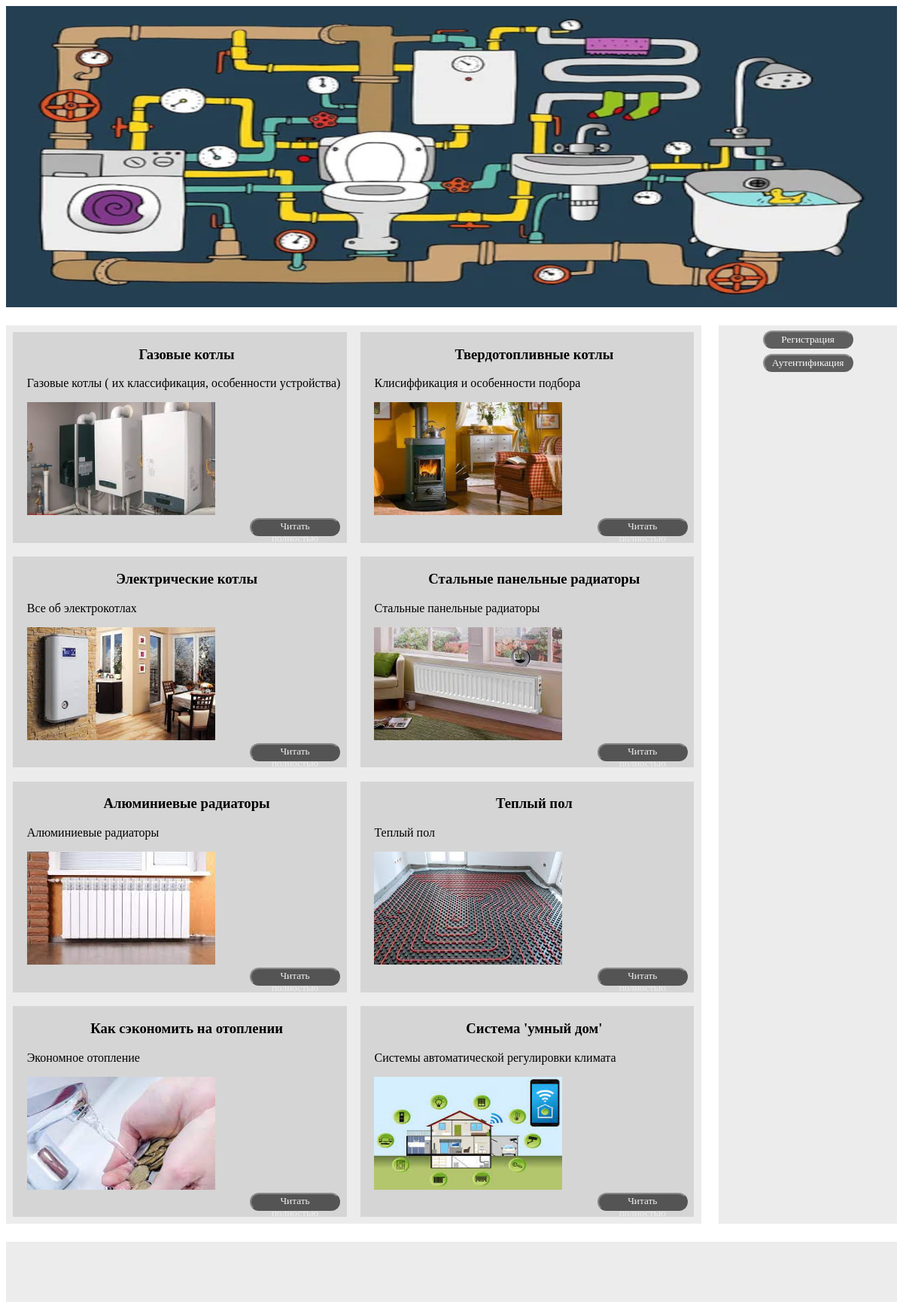
The page / on the database its author committed.
### tables this page shows
CREATE TABLE `info` (
  `id` int NOT NULL,
  `cat_title` varchar(50) DEFAULT '',
  `cid` int NOT NULL,
  `title` text,
  `url` text,
  `min_descr` text,
  `description` text NOT NULL,
  `image` varchar(30) DEFAULT NULL
);

### function/function_db.php (called while the page is built, shortened)
<?php
function connect() {
    $conn = mysqli_connect(SERVER, USER, PASSWORD, DB);
    if ($conn) {
        mysqli_set_charset($conn, 'utf8');
        return $conn;
    } else {
        exit("Connect error: ".mysqli_error($conn));
    }
}
$conn = connect();
function select($query) {
    global $conn;
    $result = [];
    $res = mysqli_query($conn, $query);
    if (mysqli_num_rows($res) > 0) {
        while ( $row = mysqli_fetch_assoc($res) ) {
            $result[] = $row;
        }
    }
    return $result;
}

### template/main.php (the view, shortened to what this page needs)
<?php
require_once 'function/function.php';
$out = '';
foreach( $result as $element) {
    $out .= '<article>';
    $out .= '<h3 style="text-align: center;">'.$element['title'].'</h3>';
    $out .= '<p>'.$element['min_descr'].'</p>';
    $out .= '<img src="/static/image/'.$element['image'].'" alt="'.$element['title'].'" width="250" height="150">';
    $out .= '<div id="read"><button type="button" class="read" onclick="window.location.href = \'/article/'.$element['url'].'\'">Читать полностью</button></div>';
    $out .= '</article>';
}
?>
<!DOCTYPE html>
<html lang="ru">
        <link rel="stylesheet" href="/style/template.css">
    <body>
        <header>
            <div id="background"></div>
        </header>
        <main>
            <div class="content">
                <aside>
                    <div>
                        <button type="button" class="btn" onclick="func(event)">Регистрация</button>
                        <button type="button" class="btn" onclick="func(event)">Аутентификация</button>
                    </div>
                </aside>
                <section>
                    <?php echo $out; ?>
                </section>
            </div>
        </main>
        <footer></footer>
    </body>
</html>

### index.php (shortened to what this page needs)
<?php
require_once 'function/function_db.php';
@$route = explode('/', $_GET['route']);
switch ($route) {
  case ($route[0] === ''):
    $query = 'select title, url, min_descr, image from info';
    $result = select($query);
    require_once 'template/main.php';
    break;
}

### style/template.css (style rules this page uses)
* { box-sizing: border-box; font-family:'Times New Roman', Times, serif; }
#background { width: 100%; height: 50vh; background-image: url('/static/background.jpg'); background-repeat: no-repeat; background-position: center; }
.content { width: 100%; min-height: 120vh; display: flex; flex-flow: row wrap; justify-content: space-between; }
aside { margin-top: 2%; flex-basis: 20%; order: 1; background-color: rgba(75, 73, 73, 0.1); }
aside > div { text-align: center; }
.btn, .btn_main, .btn_reset { margin-top: 3%; width: 10vw; height: 2vw; background-color: black; color: white; border-radius: 1vw; opacity: 0.6; }
section { flex-basis: 78%; margin-top: 2%; order: 0; background-color: rgba(75, 73, 73, 0.1); display: flex; flex-flow: row wrap; }
article { margin: 1%; padding-left: 2%; width: 48%; background-color: rgba(10, 10, 10, 0.1); }
#read { display: flex; flex-flow: row nowrap; justify-content: flex-end; }
.read { margin-right: 2%; margin-bottom: 2%; width: 10vw; height: 2vw; background-color: black; color: white; border-radius: 1vw; opacity: 0.6; }
footer { width: 100%; height: 10vh; margin-top: 2%; background-color: rgba(75, 73, 73, 0.1); }

### rows shown on the page
info: title "Газовые котлы", min_descr "Газовые котлы ( их классификация, особенности устройства)", image (picture)
info: title "Твердотопливные котлы", min_descr "Клисиффикация и особенности подбора", image (picture)
info: title "Электрические котлы", min_descr "Все об электрокотлах", image (picture)
info: title "Стальные панельные радиаторы", min_descr "Cтальные панельные радиаторы", image (picture)
info: title "Алюминиевые радиаторы", min_descr "Aлюминиевые радиаторы", image (picture)
info: title "Теплый пол", min_descr "Теплый пол", image (picture)
info: title "Как сэкономить на отоплении", min_descr "Экономное отопление", image (picture)
info: title "Система 'умный дом'", min_descr "Системы автоматической регулировки климата", image (picture)
